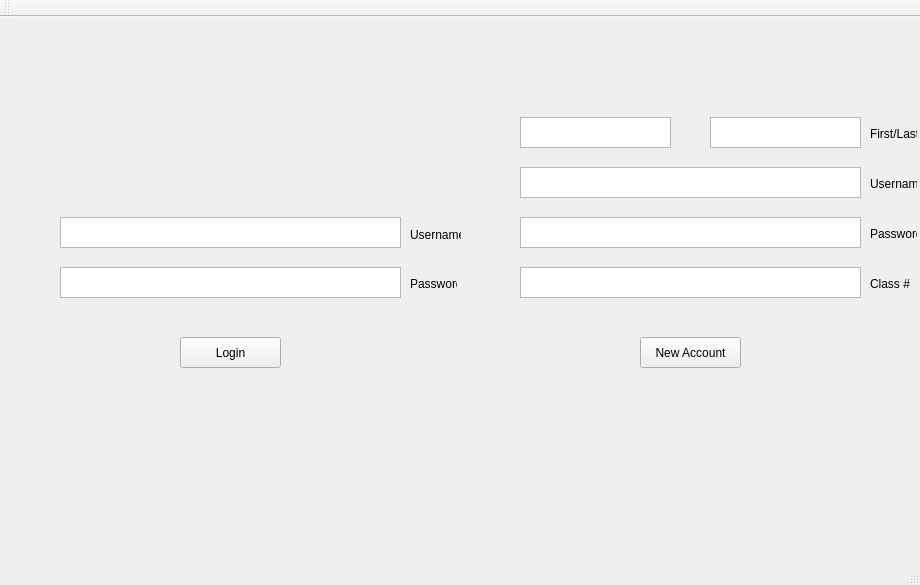
<?xml version="1.0" encoding="UTF-8"?>
<ui version="4.0">
 <class>MainWindow</class>
 <widget class="QMainWindow" name="MainWindow">
  <property name="geometry">
   <rect>
    <x>0</x>
    <y>0</y>
    <width>920</width>
    <height>585</height>
   </rect>
  </property>
  <property name="windowTitle">
   <string>MainWindow</string>
  </property>
  <property name="styleSheet">
   <string notr="true">background-image: url(:/new/images/space_scene_by_felandi.jpg);</string>
  </property>
  <widget class="QWidget" name="centralWidget">
   <widget class="QTextEdit" name="textEdit_2">
    <property name="geometry">
     <rect>
      <x>60</x>
      <y>250</y>
      <width>341</width>
      <height>31</height>
     </rect>
    </property>
    <property name="styleSheet">
     <string notr="true">background-image: url(:/new/images/Tiny-Grid-Seamless-Patterns-For-Website-Backgrounds.jpg);</string>
    </property>
   </widget>
   <widget class="QPushButton" name="pushButton">
    <property name="geometry">
     <rect>
      <x>180</x>
      <y>320</y>
      <width>101</width>
      <height>31</height>
     </rect>
    </property>
    <property name="styleSheet">
     <string notr="true">background-image: url(:/new/images/Tiny-Grid-Seamless-Patterns-For-Website-Backgrounds.jpg);</string>
    </property>
    <property name="text">
     <string>Login</string>
    </property>
   </widget>
   <widget class="QTextEdit" name="textEdit_4">
    <property name="geometry">
     <rect>
      <x>60</x>
      <y>200</y>
      <width>341</width>
      <height>31</height>
     </rect>
    </property>
    <property name="styleSheet">
     <string notr="true">background-image: url(:/new/images/Tiny-Grid-Seamless-Patterns-For-Website-Backgrounds.jpg);</string>
    </property>
   </widget>
   <widget class="QTextEdit" name="textEdit_5">
    <property name="geometry">
     <rect>
      <x>710</x>
      <y>100</y>
      <width>151</width>
      <height>31</height>
     </rect>
    </property>
    <property name="styleSheet">
     <string notr="true">background-image: url(:/new/images/Tiny-Grid-Seamless-Patterns-For-Website-Backgrounds.jpg);</string>
    </property>
   </widget>
   <widget class="QPushButton" name="pushButton_4">
    <property name="geometry">
     <rect>
      <x>640</x>
      <y>320</y>
      <width>101</width>
      <height>31</height>
     </rect>
    </property>
    <property name="styleSheet">
     <string notr="true">background-image: url(:/new/images/Tiny-Grid-Seamless-Patterns-For-Website-Backgrounds.jpg);</string>
    </property>
    <property name="text">
     <string>New Account</string>
    </property>
   </widget>
   <widget class="QTextEdit" name="textEdit_6">
    <property name="geometry">
     <rect>
      <x>520</x>
      <y>150</y>
      <width>341</width>
      <height>31</height>
     </rect>
    </property>
    <property name="styleSheet">
     <string notr="true">background-image: url(:/new/images/Tiny-Grid-Seamless-Patterns-For-Website-Backgrounds.jpg);</string>
    </property>
   </widget>
   <widget class="QTextEdit" name="textEdit_7">
    <property name="geometry">
     <rect>
      <x>520</x>
      <y>100</y>
      <width>151</width>
      <height>31</height>
     </rect>
    </property>
    <property name="styleSheet">
     <string notr="true">background-image: url(:/new/images/Tiny-Grid-Seamless-Patterns-For-Website-Backgrounds.jpg);</string>
    </property>
   </widget>
   <widget class="QTextEdit" name="textEdit_8">
    <property name="geometry">
     <rect>
      <x>520</x>
      <y>250</y>
      <width>341</width>
      <height>31</height>
     </rect>
    </property>
    <property name="styleSheet">
     <string notr="true">background-image: url(:/new/images/Tiny-Grid-Seamless-Patterns-For-Website-Backgrounds.jpg);</string>
    </property>
   </widget>
   <widget class="QTextEdit" name="textEdit_9">
    <property name="geometry">
     <rect>
      <x>520</x>
      <y>200</y>
      <width>341</width>
      <height>31</height>
     </rect>
    </property>
    <property name="styleSheet">
     <string notr="true">background-image: url(:/new/images/Tiny-Grid-Seamless-Patterns-For-Website-Backgrounds.jpg);</string>
    </property>
   </widget>
   <widget class="QLabel" name="label_3">
    <property name="geometry">
     <rect>
      <x>870</x>
      <y>110</y>
      <width>47</width>
      <height>13</height>
     </rect>
    </property>
    <property name="styleSheet">
     <string notr="true">background-image: url(:/new/images/Tiny-Grid-Seamless-Patterns-For-Website-Backgrounds.jpg);</string>
    </property>
    <property name="text">
     <string>First/Last</string>
    </property>
   </widget>
   <widget class="QLabel" name="label_4">
    <property name="geometry">
     <rect>
      <x>870</x>
      <y>260</y>
      <width>47</width>
      <height>13</height>
     </rect>
    </property>
    <property name="styleSheet">
     <string notr="true">background-image: url(:/new/images/Tiny-Grid-Seamless-Patterns-For-Website-Backgrounds.jpg);</string>
    </property>
    <property name="text">
     <string>Class #</string>
    </property>
   </widget>
   <widget class="QLabel" name="label_5">
    <property name="geometry">
     <rect>
      <x>870</x>
      <y>210</y>
      <width>47</width>
      <height>13</height>
     </rect>
    </property>
    <property name="styleSheet">
     <string notr="true">background-image: url(:/new/images/Tiny-Grid-Seamless-Patterns-For-Website-Backgrounds.jpg);</string>
    </property>
    <property name="text">
     <string>Password</string>
    </property>
   </widget>
   <widget class="QLabel" name="label_6">
    <property name="geometry">
     <rect>
      <x>870</x>
      <y>160</y>
      <width>47</width>
      <height>13</height>
     </rect>
    </property>
    <property name="styleSheet">
     <string notr="true">background-image: url(:/new/images/Tiny-Grid-Seamless-Patterns-For-Website-Backgrounds.jpg);</string>
    </property>
    <property name="text">
     <string>Username</string>
    </property>
   </widget>
   <widget class="QLabel" name="label_7">
    <property name="geometry">
     <rect>
      <x>410</x>
      <y>260</y>
      <width>47</width>
      <height>13</height>
     </rect>
    </property>
    <property name="styleSheet">
     <string notr="true">background-image: url(:/new/images/Tiny-Grid-Seamless-Patterns-For-Website-Backgrounds.jpg);</string>
    </property>
    <property name="text">
     <string>Password</string>
    </property>
   </widget>
   <widget class="QLabel" name="label_8">
    <property name="geometry">
     <rect>
      <x>410</x>
      <y>210</y>
      <width>51</width>
      <height>16</height>
     </rect>
    </property>
    <property name="styleSheet">
     <string notr="true">background-image: url(:/new/images/Tiny-Grid-Seamless-Patterns-For-Website-Backgrounds.jpg);</string>
    </property>
    <property name="text">
     <string>Username</string>
    </property>
   </widget>
  </widget>
  <widget class="QMenuBar" name="menuBar">
   <property name="geometry">
    <rect>
     <x>0</x>
     <y>0</y>
     <width>920</width>
     <height>21</height>
    </rect>
   </property>
  </widget>
  <widget class="QToolBar" name="mainToolBar">
   <attribute name="toolBarArea">
    <enum>TopToolBarArea</enum>
   </attribute>
   <attribute name="toolBarBreak">
    <bool>false</bool>
   </attribute>
  </widget>
  <widget class="QStatusBar" name="statusBar"/>
 </widget>
 <layoutdefault spacing="6" margin="11"/>
 <resources/>
 <connections/>
</ui>
